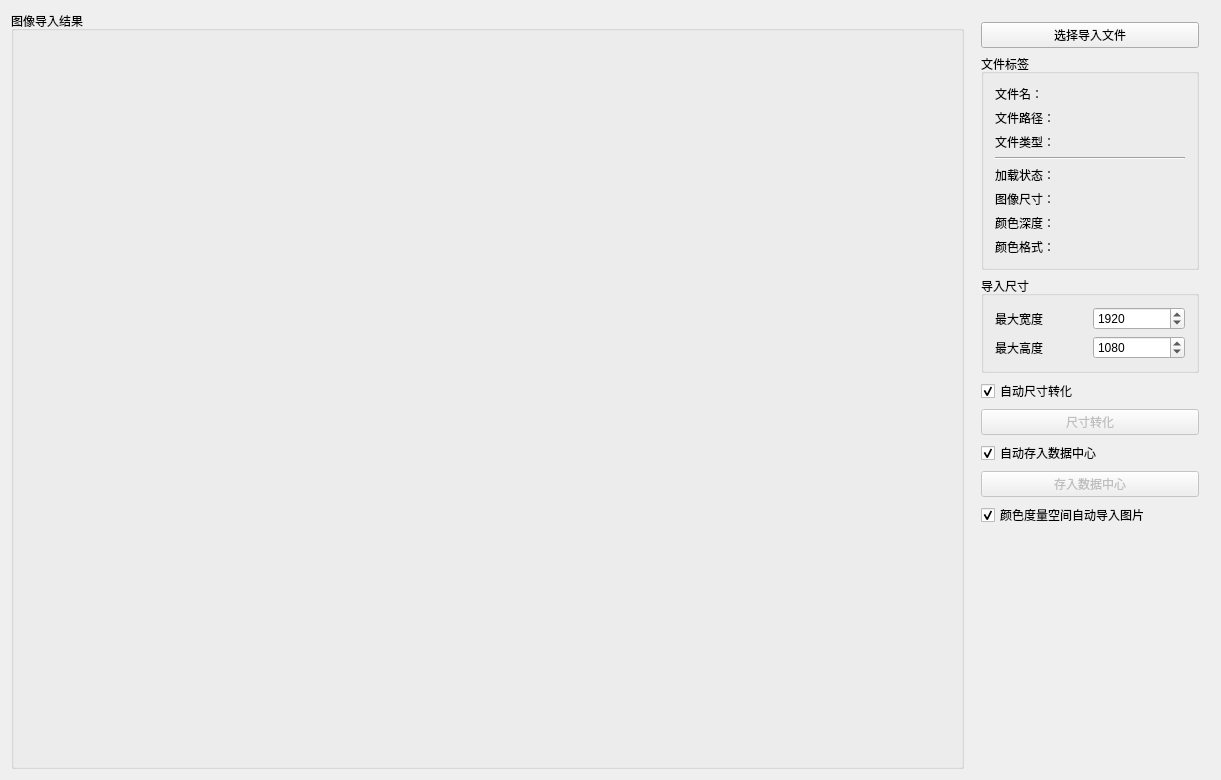
<?xml version="1.0" encoding="UTF-8"?>
<ui version="4.0">
 <class>LoadImageWgtClass</class>
 <widget class="QWidget" name="LoadImageWgtClass">
  <property name="geometry">
   <rect>
    <x>0</x>
    <y>0</y>
    <width>1221</width>
    <height>780</height>
   </rect>
  </property>
  <property name="windowTitle">
   <string>LoadImageWgt</string>
  </property>
  <layout class="QHBoxLayout" name="horizontalLayout">
   <item>
    <widget class="QGroupBox" name="groupBox">
     <property name="title">
      <string>图像导入结果</string>
     </property>
     <layout class="QHBoxLayout" name="HLayout_ImagePainter"/>
    </widget>
   </item>
   <item>
    <widget class="QWidget" name="widget" native="true">
     <property name="maximumSize">
      <size>
       <width>240</width>
       <height>16777215</height>
      </size>
     </property>
     <layout class="QVBoxLayout" name="verticalLayout">
      <item>
       <widget class="QPushButton" name="btn_selLoadImg">
        <property name="text">
         <string>选择导入文件</string>
        </property>
       </widget>
      </item>
      <item>
       <widget class="QGroupBox" name="groupBox_selFileTag_2">
        <property name="title">
         <string>文件标签</string>
        </property>
        <layout class="QVBoxLayout" name="verticalLayout_3">
         <item>
          <widget class="QLabel" name="label_Img_FileName">
           <property name="text">
            <string>文件名：</string>
           </property>
          </widget>
         </item>
         <item>
          <widget class="QLabel" name="label_file_Path">
           <property name="text">
            <string>文件路径：</string>
           </property>
          </widget>
         </item>
         <item>
          <widget class="QLabel" name="label_Img_FileType">
           <property name="text">
            <string>文件类型：</string>
           </property>
          </widget>
         </item>
         <item>
          <widget class="Line" name="line">
           <property name="orientation">
            <enum>Qt::Horizontal</enum>
           </property>
          </widget>
         </item>
         <item>
          <widget class="QLabel" name="label_img_LoadState">
           <property name="text">
            <string>加载状态：</string>
           </property>
          </widget>
         </item>
         <item>
          <widget class="QLabel" name="label_img_Size">
           <property name="text">
            <string>图像尺寸：</string>
           </property>
          </widget>
         </item>
         <item>
          <widget class="QLabel" name="label_Img_CrDepth">
           <property name="text">
            <string>颜色深度：</string>
           </property>
          </widget>
         </item>
         <item>
          <widget class="QLabel" name="label_Img_CrFormat">
           <property name="text">
            <string>颜色格式：</string>
           </property>
          </widget>
         </item>
        </layout>
       </widget>
      </item>
      <item>
       <widget class="QGroupBox" name="groupBox_2">
        <property name="minimumSize">
         <size>
          <width>0</width>
          <height>0</height>
         </size>
        </property>
        <property name="title">
         <string>导入尺寸</string>
        </property>
        <layout class="QVBoxLayout" name="verticalLayout_4">
         <item>
          <layout class="QHBoxLayout" name="horizontalLayout_4">
           <item>
            <widget class="QLabel" name="label_2">
             <property name="text">
              <string>最大宽度</string>
             </property>
            </widget>
           </item>
           <item>
            <widget class="QSpinBox" name="SBox_LoadPicWidth">
             <property name="maximum">
              <number>4080</number>
             </property>
             <property name="value">
              <number>1920</number>
             </property>
            </widget>
           </item>
          </layout>
         </item>
         <item>
          <layout class="QHBoxLayout" name="horizontalLayout_5">
           <item>
            <widget class="QLabel" name="label_3">
             <property name="text">
              <string>最大高度</string>
             </property>
            </widget>
           </item>
           <item>
            <widget class="QSpinBox" name="SBox_LoadPicHeight">
             <property name="maximum">
              <number>4080</number>
             </property>
             <property name="value">
              <number>1080</number>
             </property>
            </widget>
           </item>
          </layout>
         </item>
        </layout>
       </widget>
      </item>
      <item>
       <widget class="QCheckBox" name="checkBox_autoShrink">
        <property name="text">
         <string>自动尺寸转化</string>
        </property>
        <property name="checked">
         <bool>true</bool>
        </property>
       </widget>
      </item>
      <item>
       <widget class="QPushButton" name="btn_shrinkImg">
        <property name="enabled">
         <bool>false</bool>
        </property>
        <property name="text">
         <string>尺寸转化</string>
        </property>
       </widget>
      </item>
      <item>
       <widget class="QCheckBox" name="checkBox_autoSaveDataCenter">
        <property name="text">
         <string>自动存入数据中心</string>
        </property>
        <property name="checked">
         <bool>true</bool>
        </property>
       </widget>
      </item>
      <item>
       <widget class="QPushButton" name="btn_saveImgToDataCenter">
        <property name="enabled">
         <bool>false</bool>
        </property>
        <property name="text">
         <string>存入数据中心</string>
        </property>
       </widget>
      </item>
      <item>
       <widget class="QCheckBox" name="checkBox_CrMetric">
        <property name="text">
         <string>颜色度量空间自动导入图片</string>
        </property>
        <property name="checked">
         <bool>true</bool>
        </property>
       </widget>
      </item>
      <item>
       <spacer name="verticalSpacer">
        <property name="orientation">
         <enum>Qt::Vertical</enum>
        </property>
        <property name="sizeHint" stdset="0">
         <size>
          <width>20</width>
          <height>40</height>
         </size>
        </property>
       </spacer>
      </item>
     </layout>
    </widget>
   </item>
  </layout>
 </widget>
 <layoutdefault spacing="6" margin="11"/>
 <resources/>
 <connections/>
</ui>
